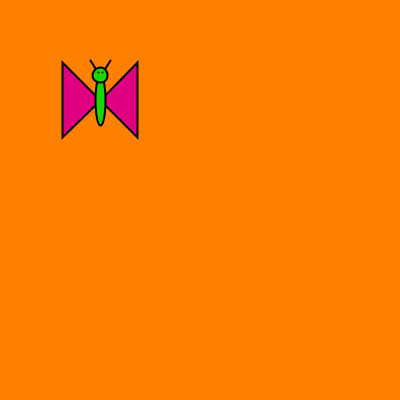
Frame 1 (no input)
Frame 60 (the mouse pressed at the canvas centre just before this capture): identical to frame 1, image omitted
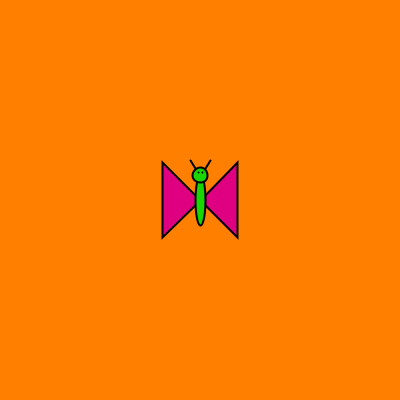
Frame 120 (the mouse held since frame 60 and released just before this capture)

The Processing sketch that drew these frames (run headless with seeded random() and noise(); from frame 60 on, the mouse is pressed at the canvas centre):

// Processing sketch: processing_159632
// ── processing_159632.pde


void setup(){
   size(400,400);
   strokeWeight(4);

 }

void draw(){
  pushMatrix();
  scale(.5);
  translate(mouseX,mouseY);
  background(255,128,0);
  
  // wings
  fill(222,0,129);
  triangle(200,200,275,125,275,275);
  triangle(200,200,125,125,125,275);
  //body
  fill(25,214,0);
  ellipse(200,200,20,100);
  //head
  ellipse(200,150,30,30);
  //antenna
  line(210,137,220,120); 
  line(190,137,180,120);
  //eyes
  point(196,145);
  point(204,145);
  popMatrix();
  
}

  
